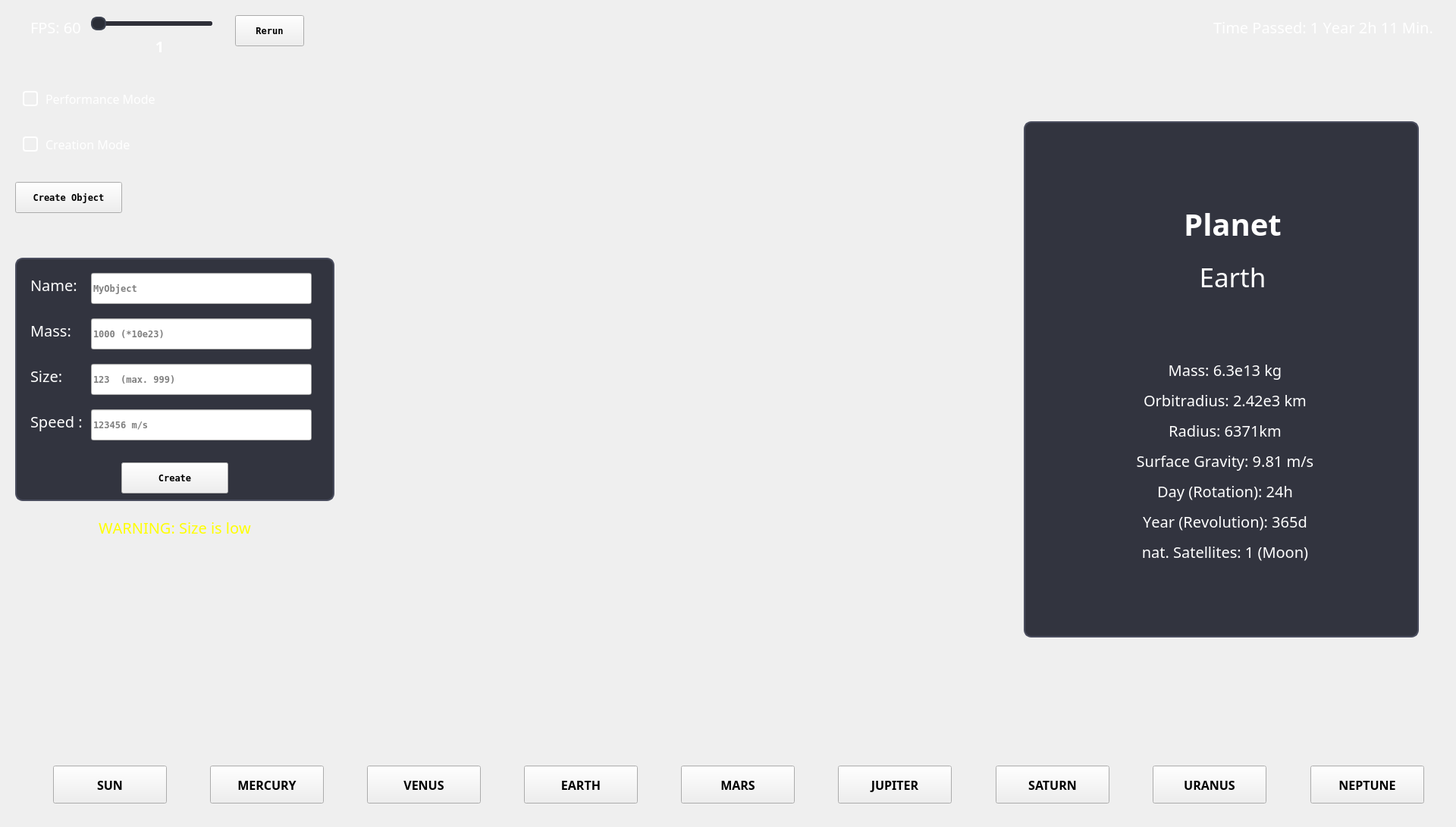
<?xml version="1.0" encoding="UTF-8"?>
<ui version="4.0">
 <class>Overlay</class>
 <widget class="QWidget" name="Overlay">
  <property name="geometry">
   <rect>
    <x>0</x>
    <y>0</y>
    <width>1920</width>
    <height>1091</height>
   </rect>
  </property>
  <property name="font">
   <font>
    <family>Terminal</family>
    <bold>true</bold>
    <underline>false</underline>
   </font>
  </property>
  <property name="windowTitle">
   <string>Form</string>
  </property>
  <widget class="QListView" name="listView">
   <property name="geometry">
    <rect>
     <x>1350</x>
     <y>160</y>
     <width>521</width>
     <height>681</height>
    </rect>
   </property>
   <property name="maximumSize">
    <size>
     <width>16777215</width>
     <height>16777215</height>
    </size>
   </property>
   <property name="sizeIncrement">
    <size>
     <width>0</width>
     <height>0</height>
    </size>
   </property>
   <property name="font">
    <font>
     <family>Inter</family>
     <pointsize>11</pointsize>
     <italic>false</italic>
     <bold>false</bold>
     <underline>false</underline>
    </font>
   </property>
   <property name="styleSheet">
    <string notr="true">QListView {
    background-color: rgba(40, 42, 54, 0.95); /* Slight transparency effect */
    border: 2px solid #4A4D5E;
    border-radius: 10px;
    padding: 6px;
    color: #E3E6EE;
    font: 11pt &quot;Inter&quot;;
    backdrop-filter: blur(10px); /* Smooth glass effect */
}

/* List Items */
QListView::item {
    background-color: transparent;
    padding: 8px;
    border-bottom: 1px solid rgba(100, 110, 130, 0.2); /* Soft dividers */
}

QListView::item:selected {
    background-color: #3D4250; /* Sleek selection effect */
    color: white;
    border: 1px solid #6A6F85;
}

QListView::item:hover {
    background-color: #4A5062;
    color: white;
}</string>
   </property>
  </widget>
  <widget class="QLabel" name="ObjectTypeLabel">
   <property name="geometry">
    <rect>
     <x>1530</x>
     <y>250</y>
     <width>191</width>
     <height>91</height>
    </rect>
   </property>
   <property name="sizePolicy">
    <sizepolicy hsizetype="Expanding" vsizetype="Expanding">
     <horstretch>0</horstretch>
     <verstretch>0</verstretch>
    </sizepolicy>
   </property>
   <property name="baseSize">
    <size>
     <width>-30172</width>
     <height>0</height>
    </size>
   </property>
   <property name="font">
    <font>
     <family>Bahnschrift</family>
     <pointsize>-1</pointsize>
     <italic>false</italic>
     <bold>true</bold>
     <underline>false</underline>
     <strikeout>false</strikeout>
     <kerning>false</kerning>
     <hintingpreference>PreferFullHinting</hintingpreference>
    </font>
   </property>
   <property name="toolTipDuration">
    <number>-1</number>
   </property>
   <property name="styleSheet">
    <string notr="true">QLabel { color: white; font-size: 40px; font-family: Bahnschrift; }</string>
   </property>
   <property name="text">
    <string notr="true">Planet</string>
   </property>
   <property name="alignment">
    <set>Qt::AlignmentFlag::AlignCenter</set>
   </property>
  </widget>
  <widget class="QLabel" name="ObjectAttributeLabel">
   <property name="geometry">
    <rect>
     <x>1370</x>
     <y>450</y>
     <width>491</width>
     <height>451</height>
    </rect>
   </property>
   <property name="sizePolicy">
    <sizepolicy hsizetype="Expanding" vsizetype="Expanding">
     <horstretch>0</horstretch>
     <verstretch>0</verstretch>
    </sizepolicy>
   </property>
   <property name="baseSize">
    <size>
     <width>-30172</width>
     <height>0</height>
    </size>
   </property>
   <property name="font">
    <font>
     <family>Bahnschrift</family>
     <pointsize>-1</pointsize>
     <italic>false</italic>
     <bold>false</bold>
     <underline>false</underline>
     <strikeout>false</strikeout>
     <kerning>false</kerning>
     <hintingpreference>PreferFullHinting</hintingpreference>
    </font>
   </property>
   <property name="toolTipDuration">
    <number>-1</number>
   </property>
   <property name="styleSheet">
    <string notr="true">QLabel { color: white; font-size: 20px; font-family: Bahnschrift; }</string>
   </property>
   <property name="text">
    <string notr="true">&lt;html&gt;&lt;head/&gt;&lt;body&gt;&lt;p&gt;Mass: 6.3e13 kg&lt;/p&gt;&lt;p&gt;Orbitradius: 2.42e3 km&lt;/p&gt;&lt;p&gt;Radius: 6371km&lt;/p&gt;&lt;p&gt;Surface Gravity: 9.81 m/s&lt;/p&gt;&lt;p&gt;Day (Rotation): 24h&lt;/p&gt;&lt;p&gt;Year (Revolution): 365d&lt;/p&gt;&lt;p&gt;nat. Satellites: 1 (Moon)&lt;/p&gt;&lt;p&gt;&lt;br/&gt;&lt;/p&gt;&lt;p&gt;&lt;br/&gt;&lt;/p&gt;&lt;/body&gt;&lt;/html&gt;</string>
   </property>
   <property name="alignment">
    <set>Qt::AlignmentFlag::AlignCenter</set>
   </property>
  </widget>
  <widget class="QLabel" name="ObjectNameLabel">
   <property name="geometry">
    <rect>
     <x>1530</x>
     <y>320</y>
     <width>191</width>
     <height>91</height>
    </rect>
   </property>
   <property name="sizePolicy">
    <sizepolicy hsizetype="Expanding" vsizetype="Expanding">
     <horstretch>0</horstretch>
     <verstretch>0</verstretch>
    </sizepolicy>
   </property>
   <property name="baseSize">
    <size>
     <width>-30172</width>
     <height>0</height>
    </size>
   </property>
   <property name="font">
    <font>
     <family>Bahnschrift</family>
     <pointsize>-1</pointsize>
     <italic>false</italic>
     <bold>false</bold>
     <underline>false</underline>
     <strikeout>false</strikeout>
     <kerning>false</kerning>
     <hintingpreference>PreferFullHinting</hintingpreference>
    </font>
   </property>
   <property name="toolTipDuration">
    <number>-1</number>
   </property>
   <property name="styleSheet">
    <string notr="true">QLabel { color: white; font-size: 35px; font-family: Bahnschrift; }</string>
   </property>
   <property name="text">
    <string notr="true">Earth</string>
   </property>
   <property name="alignment">
    <set>Qt::AlignmentFlag::AlignCenter</set>
   </property>
  </widget>
  <widget class="QSlider" name="timeSlider">
   <property name="geometry">
    <rect>
     <x>120</x>
     <y>20</y>
     <width>160</width>
     <height>22</height>
    </rect>
   </property>
   <property name="styleSheet">
    <string notr="true">QSlider::groove:horizontal {
    background: #2E2F38;  /* Dark, clean base */
    height: 6px;
    border-radius: 3px;
}

QSlider::handle:horizontal {
	background: #2A2D37;
    border: 2px solid #3D4250;
    width: 16px;
    height: 16px;
    margin: -6px 0;
    border-radius: 8px;
    transition: background 0.2s ease-in-out, transform 0.1s ease-in-out;
}

QSlider::handle:horizontal:hover {
    background:#5A5F74;  /* Subtle hover effect */
    transform: scale(1.1); /* Interactive feedback */
}

QSlider::sub-page:horizontal,
QSlider::add-page:horizontal {
    background: #2E2F38; /* Matches groove, no highlight */
    border-radius: 3px;
}</string>
   </property>
   <property name="orientation">
    <enum>Qt::Orientation::Horizontal</enum>
   </property>
  </widget>
  <widget class="QPushButton" name="sunButton">
   <property name="geometry">
    <rect>
     <x>70</x>
     <y>1010</y>
     <width>150</width>
     <height>50</height>
    </rect>
   </property>
   <property name="font">
    <font>
     <family>Bahnschrift</family>
     <pointsize>12</pointsize>
     <italic>false</italic>
     <bold>true</bold>
     <underline>false</underline>
     <strikeout>false</strikeout>
    </font>
   </property>
   <property name="cursor">
    <cursorShape>ArrowCursor</cursorShape>
   </property>
   <property name="styleSheet">
    <string notr="true">QPushButton {
    background-color: #2A2D37; /* Rich dark gray, no flat black */
    color: #E3E6EE; /* Soft off-white text */
    font: bold 12pt &quot;Bahnschrift&quot;;
    border: 2px solid #3D4250; /* Subtle border */
    border-radius: 10px;
    padding: 10px 18px;
    transition: all 0.2s ease-in-out;
    box-shadow: 0px 4px 8px rgba(0, 0, 0, 0.3); /* Subtle depth effect */
}

QPushButton:hover {
    background-color: #343844; /* Slightly lighter on hover */
    border-color: #3D4250;
}

QPushButton:pressed {
    background-color: #1E2028; /* Darker pressed effect */
    border-color: #FFFFFF;
}
@keyframes glowPulse {
    0% { box-shadow: 0px 0px 5px rgba(122, 129, 255, 0.4); }
    50% { box-shadow: 0px 0px 15px rgba(122, 129, 255, 0.7); }
    100% { box-shadow: 0px 0px 5px rgba(122, 129, 255, 0.4); }
}

QPushButton:focus {
    outline: none;
    border: 2px solid #FFFFFF;
    animation: glowPulse 1.5s infinite alternate;
}</string>
   </property>
   <property name="text">
    <string>SUN</string>
   </property>
  </widget>
  <widget class="QPushButton" name="neptuneButton">
   <property name="geometry">
    <rect>
     <x>1728</x>
     <y>1010</y>
     <width>150</width>
     <height>50</height>
    </rect>
   </property>
   <property name="font">
    <font>
     <family>Bahnschrift</family>
     <pointsize>12</pointsize>
     <italic>false</italic>
     <bold>true</bold>
     <underline>false</underline>
     <strikeout>false</strikeout>
     <kerning>false</kerning>
    </font>
   </property>
   <property name="cursor">
    <cursorShape>ArrowCursor</cursorShape>
   </property>
   <property name="styleSheet">
    <string notr="true">QPushButton {
    background-color: #2A2D37; /* Rich dark gray, no flat black */
    color: #E3E6EE; /* Soft off-white text */
    font: bold 12pt &quot;Bahnschrift&quot;;
    border: 2px solid #3D4250; /* Subtle border */
    border-radius: 10px;
    padding: 10px 18px;
    transition: all 0.2s ease-in-out;
    box-shadow: 0px 4px 8px rgba(0, 0, 0, 0.3); /* Subtle depth effect */
}

QPushButton:hover {
    background-color: #343844; /* Slightly lighter on hover */
    border-color: #3D4250;
}

QPushButton:pressed {
    background-color: #1E2028; /* Darker pressed effect */
    border-color: #FFFFFF;
}
@keyframes glowPulse {
    0% { box-shadow: 0px 0px 5px rgba(122, 129, 255, 0.4); }
    50% { box-shadow: 0px 0px 15px rgba(122, 129, 255, 0.7); }
    100% { box-shadow: 0px 0px 5px rgba(122, 129, 255, 0.4); }
}

QPushButton:focus {
    outline: none;
    border: 2px solid #FFFFFF;
    animation: glowPulse 1.5s infinite alternate;
}</string>
   </property>
   <property name="text">
    <string>NEPTUNE</string>
   </property>
  </widget>
  <widget class="QPushButton" name="mercuryButton">
   <property name="geometry">
    <rect>
     <x>277</x>
     <y>1010</y>
     <width>150</width>
     <height>50</height>
    </rect>
   </property>
   <property name="font">
    <font>
     <family>Bahnschrift</family>
     <pointsize>12</pointsize>
     <italic>false</italic>
     <bold>true</bold>
     <underline>false</underline>
     <strikeout>false</strikeout>
    </font>
   </property>
   <property name="cursor">
    <cursorShape>ArrowCursor</cursorShape>
   </property>
   <property name="styleSheet">
    <string notr="true">QPushButton {
    background-color: #2A2D37; /* Rich dark gray, no flat black */
    color: #E3E6EE; /* Soft off-white text */
    font: bold 12pt &quot;Bahnschrift&quot;;
    border: 2px solid #3D4250; /* Subtle border */
    border-radius: 10px;
    padding: 10px 18px;
    transition: all 0.2s ease-in-out;
    box-shadow: 0px 4px 8px rgba(0, 0, 0, 0.3); /* Subtle depth effect */
}

QPushButton:hover {
    background-color: #343844; /* Slightly lighter on hover */
    border-color: #3D4250;
}

QPushButton:pressed {
    background-color: #1E2028; /* Darker pressed effect */
    border-color: #FFFFFF;
}
@keyframes glowPulse {
    0% { box-shadow: 0px 0px 5px rgba(122, 129, 255, 0.4); }
    50% { box-shadow: 0px 0px 15px rgba(122, 129, 255, 0.7); }
    100% { box-shadow: 0px 0px 5px rgba(122, 129, 255, 0.4); }
}

QPushButton:focus {
    outline: none;
    border: 2px solid #FFFFFF;
    animation: glowPulse 1.5s infinite alternate;
}</string>
   </property>
   <property name="text">
    <string>MERCURY</string>
   </property>
  </widget>
  <widget class="QPushButton" name="venusButton">
   <property name="geometry">
    <rect>
     <x>484</x>
     <y>1010</y>
     <width>150</width>
     <height>50</height>
    </rect>
   </property>
   <property name="font">
    <font>
     <family>Bahnschrift</family>
     <pointsize>12</pointsize>
     <italic>false</italic>
     <bold>true</bold>
     <underline>false</underline>
     <strikeout>false</strikeout>
    </font>
   </property>
   <property name="cursor">
    <cursorShape>ArrowCursor</cursorShape>
   </property>
   <property name="styleSheet">
    <string notr="true">QPushButton {
    background-color: #2A2D37; /* Rich dark gray, no flat black */
    color: #E3E6EE; /* Soft off-white text */
    font: bold 12pt &quot;Bahnschrift&quot;;
    border: 2px solid #3D4250; /* Subtle border */
    border-radius: 10px;
    padding: 10px 18px;
    transition: all 0.2s ease-in-out;
    box-shadow: 0px 4px 8px rgba(0, 0, 0, 0.3); /* Subtle depth effect */
}

QPushButton:hover {
    background-color: #343844; /* Slightly lighter on hover */
    border-color: #3D4250;
}

QPushButton:pressed {
    background-color: #1E2028; /* Darker pressed effect */
    border-color: #FFFFFF;
}
@keyframes glowPulse {
    0% { box-shadow: 0px 0px 5px rgba(122, 129, 255, 0.4); }
    50% { box-shadow: 0px 0px 15px rgba(122, 129, 255, 0.7); }
    100% { box-shadow: 0px 0px 5px rgba(122, 129, 255, 0.4); }
}

QPushButton:focus {
    outline: none;
    border: 2px solid #FFFFFF;
    animation: glowPulse 1.5s infinite alternate;
}</string>
   </property>
   <property name="text">
    <string>VENUS</string>
   </property>
  </widget>
  <widget class="QPushButton" name="marsButton">
   <property name="geometry">
    <rect>
     <x>898</x>
     <y>1010</y>
     <width>150</width>
     <height>50</height>
    </rect>
   </property>
   <property name="font">
    <font>
     <family>Bahnschrift</family>
     <pointsize>12</pointsize>
     <italic>false</italic>
     <bold>true</bold>
     <underline>false</underline>
     <strikeout>false</strikeout>
    </font>
   </property>
   <property name="cursor">
    <cursorShape>ArrowCursor</cursorShape>
   </property>
   <property name="styleSheet">
    <string notr="true">QPushButton {
    background-color: #2A2D37; /* Rich dark gray, no flat black */
    color: #E3E6EE; /* Soft off-white text */
    font: bold 12pt &quot;Bahnschrift&quot;;
    border: 2px solid #3D4250; /* Subtle border */
    border-radius: 10px;
    padding: 10px 18px;
    transition: all 0.2s ease-in-out;
    box-shadow: 0px 4px 8px rgba(0, 0, 0, 0.3); /* Subtle depth effect */
}

QPushButton:hover {
    background-color: #343844; /* Slightly lighter on hover */
    border-color: #3D4250;
}

QPushButton:pressed {
    background-color: #1E2028; /* Darker pressed effect */
    border-color: #FFFFFF;
}
@keyframes glowPulse {
    0% { box-shadow: 0px 0px 5px rgba(122, 129, 255, 0.4); }
    50% { box-shadow: 0px 0px 15px rgba(122, 129, 255, 0.7); }
    100% { box-shadow: 0px 0px 5px rgba(122, 129, 255, 0.4); }
}

QPushButton:focus {
    outline: none;
    border: 2px solid #FFFFFF;
    animation: glowPulse 1.5s infinite alternate;
}</string>
   </property>
   <property name="text">
    <string>MARS</string>
   </property>
  </widget>
  <widget class="QPushButton" name="earthButton">
   <property name="geometry">
    <rect>
     <x>691</x>
     <y>1010</y>
     <width>150</width>
     <height>50</height>
    </rect>
   </property>
   <property name="font">
    <font>
     <family>Bahnschrift</family>
     <pointsize>12</pointsize>
     <italic>false</italic>
     <bold>true</bold>
     <underline>false</underline>
     <strikeout>false</strikeout>
    </font>
   </property>
   <property name="cursor">
    <cursorShape>ArrowCursor</cursorShape>
   </property>
   <property name="styleSheet">
    <string notr="true">QPushButton {
    background-color: #2A2D37; /* Rich dark gray, no flat black */
    color: #E3E6EE; /* Soft off-white text */
    font: bold 12pt &quot;Bahnschrift&quot;;
    border: 2px solid #3D4250; /* Subtle border */
    border-radius: 10px;
    padding: 10px 18px;
    transition: all 0.2s ease-in-out;
    box-shadow: 0px 4px 8px rgba(0, 0, 0, 0.3); /* Subtle depth effect */
}

QPushButton:hover {
    background-color: #343844; /* Slightly lighter on hover */
    border-color: #3D4250;
}

QPushButton:pressed {
    background-color: #1E2028; /* Darker pressed effect */
    border-color: #FFFFFF;
}
@keyframes glowPulse {
    0% { box-shadow: 0px 0px 5px rgba(122, 129, 255, 0.4); }
    50% { box-shadow: 0px 0px 15px rgba(122, 129, 255, 0.7); }
    100% { box-shadow: 0px 0px 5px rgba(122, 129, 255, 0.4); }
}

QPushButton:focus {
    outline: none;
    border: 2px solid #FFFFFF;
    animation: glowPulse 1.5s infinite alternate;
}</string>
   </property>
   <property name="text">
    <string>EARTH</string>
   </property>
  </widget>
  <widget class="QPushButton" name="jupiterButton">
   <property name="geometry">
    <rect>
     <x>1105</x>
     <y>1010</y>
     <width>150</width>
     <height>50</height>
    </rect>
   </property>
   <property name="font">
    <font>
     <family>Bahnschrift</family>
     <pointsize>12</pointsize>
     <italic>false</italic>
     <bold>true</bold>
     <underline>false</underline>
     <strikeout>false</strikeout>
    </font>
   </property>
   <property name="cursor">
    <cursorShape>ArrowCursor</cursorShape>
   </property>
   <property name="styleSheet">
    <string notr="true">QPushButton {
    background-color: #2A2D37; /* Rich dark gray, no flat black */
    color: #E3E6EE; /* Soft off-white text */
    font: bold 12pt &quot;Bahnschrift&quot;;
    border: 2px solid #3D4250; /* Subtle border */
    border-radius: 10px;
    padding: 10px 18px;
    transition: all 0.2s ease-in-out;
    box-shadow: 0px 4px 8px rgba(0, 0, 0, 0.3); /* Subtle depth effect */
}

QPushButton:hover {
    background-color: #343844; /* Slightly lighter on hover */
    border-color: #3D4250;
}

QPushButton:pressed {
    background-color: #1E2028; /* Darker pressed effect */
    border-color: #FFFFFF;
}
@keyframes glowPulse {
    0% { box-shadow: 0px 0px 5px rgba(122, 129, 255, 0.4); }
    50% { box-shadow: 0px 0px 15px rgba(122, 129, 255, 0.7); }
    100% { box-shadow: 0px 0px 5px rgba(122, 129, 255, 0.4); }
}

QPushButton:focus {
    outline: none;
    border: 2px solid #FFFFFF;
    animation: glowPulse 1.5s infinite alternate;
}</string>
   </property>
   <property name="text">
    <string>JUPITER</string>
   </property>
  </widget>
  <widget class="QPushButton" name="uranusButton">
   <property name="geometry">
    <rect>
     <x>1520</x>
     <y>1010</y>
     <width>150</width>
     <height>50</height>
    </rect>
   </property>
   <property name="font">
    <font>
     <family>Bahnschrift</family>
     <pointsize>12</pointsize>
     <italic>false</italic>
     <bold>true</bold>
     <underline>false</underline>
     <strikeout>false</strikeout>
    </font>
   </property>
   <property name="cursor">
    <cursorShape>ArrowCursor</cursorShape>
   </property>
   <property name="styleSheet">
    <string notr="true">QPushButton {
    background-color: #2A2D37; /* Rich dark gray, no flat black */
    color: #E3E6EE; /* Soft off-white text */
    font: bold 12pt &quot;Bahnschrift&quot;;
    border: 2px solid #3D4250; /* Subtle border */
    border-radius: 10px;
    padding: 10px 18px;
    transition: all 0.2s ease-in-out;
    box-shadow: 0px 4px 8px rgba(0, 0, 0, 0.3); /* Subtle depth effect */
}

QPushButton:hover {
    background-color: #343844; /* Slightly lighter on hover */
    border-color: #3D4250;
}

QPushButton:pressed {
    background-color: #1E2028; /* Darker pressed effect */
    border-color: #FFFFFF;
}
@keyframes glowPulse {
    0% { box-shadow: 0px 0px 5px rgba(122, 129, 255, 0.4); }
    50% { box-shadow: 0px 0px 15px rgba(122, 129, 255, 0.7); }
    100% { box-shadow: 0px 0px 5px rgba(122, 129, 255, 0.4); }
}

QPushButton:focus {
    outline: none;
    border: 2px solid #FFFFFF;
    animation: glowPulse 1.5s infinite alternate;
}</string>
   </property>
   <property name="text">
    <string>URANUS</string>
   </property>
  </widget>
  <widget class="QPushButton" name="saturnButton">
   <property name="geometry">
    <rect>
     <x>1313</x>
     <y>1010</y>
     <width>150</width>
     <height>50</height>
    </rect>
   </property>
   <property name="font">
    <font>
     <family>Bahnschrift</family>
     <pointsize>12</pointsize>
     <italic>false</italic>
     <bold>true</bold>
     <underline>false</underline>
     <strikeout>false</strikeout>
    </font>
   </property>
   <property name="cursor">
    <cursorShape>ArrowCursor</cursorShape>
   </property>
   <property name="styleSheet">
    <string notr="true">QPushButton {
    background-color: #2A2D37; /* Rich dark gray, no flat black */
    color: #E3E6EE; /* Soft off-white text */
    font: bold 12pt &quot;Bahnschrift&quot;;
    border: 2px solid #3D4250; /* Subtle border */
    border-radius: 10px;
    padding: 10px 18px;
    transition: all 0.2s ease-in-out;
    box-shadow: 0px 4px 8px rgba(0, 0, 0, 0.3); /* Subtle depth effect */
}

QPushButton:hover {
    background-color: #343844; /* Slightly lighter on hover */
    border-color: #3D4250;
}

QPushButton:pressed {
    background-color: #1E2028; /* Darker pressed effect */
    border-color: #FFFFFF;
}
@keyframes glowPulse {
    0% { box-shadow: 0px 0px 5px rgba(122, 129, 255, 0.4); }
    50% { box-shadow: 0px 0px 15px rgba(122, 129, 255, 0.7); }
    100% { box-shadow: 0px 0px 5px rgba(122, 129, 255, 0.4); }
}

QPushButton:focus {
    outline: none;
    border: 2px solid #FFFFFF;
    animation: glowPulse 1.5s infinite alternate;
}</string>
   </property>
   <property name="text">
    <string>SATURN</string>
   </property>
  </widget>
  <widget class="QLabel" name="fps_text">
   <property name="geometry">
    <rect>
     <x>40</x>
     <y>20</y>
     <width>81</width>
     <height>31</height>
    </rect>
   </property>
   <property name="font">
    <font>
     <family>Bahnschrift</family>
     <pointsize>-1</pointsize>
     <bold>false</bold>
     <underline>false</underline>
     <kerning>false</kerning>
    </font>
   </property>
   <property name="styleSheet">
    <string notr="true">QLabel { color: white; font-size: 20px; font-family: Bahnschrift; }</string>
   </property>
   <property name="text">
    <string>FPS: 60</string>
   </property>
  </widget>
  <widget class="QLabel" name="simulation_speed_text">
   <property name="geometry">
    <rect>
     <x>170</x>
     <y>50</y>
     <width>81</width>
     <height>21</height>
    </rect>
   </property>
   <property name="font">
    <font>
     <family>Bahnschrift</family>
     <pointsize>-1</pointsize>
     <bold>true</bold>
     <underline>false</underline>
    </font>
   </property>
   <property name="styleSheet">
    <string notr="true">QLabel { color: white; font-size: 20px; font-family: Bahnschrift; }</string>
   </property>
   <property name="text">
    <string>1</string>
   </property>
   <property name="alignment">
    <set>Qt::AlignmentFlag::AlignCenter</set>
   </property>
  </widget>
  <widget class="QCheckBox" name="PerformanceModeCheckbox">
   <property name="geometry">
    <rect>
     <x>30</x>
     <y>120</y>
     <width>201</width>
     <height>20</height>
    </rect>
   </property>
   <property name="font">
    <font>
     <family>Bahnschrift</family>
     <pointsize>-1</pointsize>
     <bold>false</bold>
     <underline>false</underline>
     <kerning>false</kerning>
    </font>
   </property>
   <property name="styleSheet">
    <string notr="true">QCheckBox {
    spacing: 10px;        /* Abstand zwischen Indicator und Text */
    font-size: 16px;
    color: white;
}

QCheckBox::indicator {
    /* Feste Größe, bleibt immer gleich */
    width: 16px;
    height: 16px;

    /* Weißer Rahmen im Normal‑Zustand */
    border: 2px solid #fff;
    border-radius: 4px;  
    background: transparent;
}

QCheckBox::indicator:hover {
    /* Weißer Rahmen beim Hover */
    border: 2px solid #fff;
}

QCheckBox::indicator:checked {
    /* Klare weiße Füllung anstelle des blauen Häkchens */
    background-color: #fff;
    /* Optional: Rahmen beibehalten für definierten Rand */
    border: 2px solid #fff;
}

QCheckBox::indicator:disabled {
    /* Deaktivierter Zustand bleibt dezent */
    border: 2px solid #ccc;
    background: #f0f0f0;
}
</string>
   </property>
   <property name="text">
    <string>Performance Mode</string>
   </property>
  </widget>
  <widget class="QLabel" name="TimeCounter">
   <property name="geometry">
    <rect>
     <x>1600</x>
     <y>20</y>
     <width>371</width>
     <height>31</height>
    </rect>
   </property>
   <property name="font">
    <font>
     <family>Bahnschrift</family>
     <pointsize>-1</pointsize>
     <bold>false</bold>
     <underline>false</underline>
     <kerning>false</kerning>
    </font>
   </property>
   <property name="styleSheet">
    <string notr="true">QLabel { color: white; font-size: 20px; font-family: Bahnschrift; }</string>
   </property>
   <property name="text">
    <string>Time Passed: 1 Year 2h 11 Min.</string>
   </property>
  </widget>
  <widget class="QPushButton" name="Create_Button">
   <property name="geometry">
    <rect>
     <x>20</x>
     <y>240</y>
     <width>141</width>
     <height>41</height>
    </rect>
   </property>
   <property name="styleSheet">
    <string notr="true">QPushButton {
    background-color: #2A2D37; /* Rich dark gray, no flat black */
    color: #E3E6EE; /* Soft off-white text */
    font: bold 12pt &quot;Bahnschrift&quot;;
    border: 2px solid #3D4250; /* Subtle border */
    border-radius: 10px;
    padding: 10px 18px;
    transition: all 0.2s ease-in-out;
    box-shadow: 0px 4px 8px rgba(0, 0, 0, 0.3); /* Subtle depth effect */
}

QPushButton:hover {
    background-color: #343844; /* Slightly lighter on hover */
    border-color: #3D4250;
}

QPushButton:pressed {
    background-color: #1E2028; /* Darker pressed effect */
    border-color: #FFFFFF;
}
@keyframes glowPulse {
    0% { box-shadow: 0px 0px 5px rgba(122, 129, 255, 0.4); }
    50% { box-shadow: 0px 0px 15px rgba(122, 129, 255, 0.7); }
    100% { box-shadow: 0px 0px 5px rgba(122, 129, 255, 0.4); }
}

QPushButton:focus {
    outline: none;
    border: 2px solid #FFFFFF;
    animation: glowPulse 1.5s infinite alternate;
}</string>
   </property>
   <property name="text">
    <string>Create Object</string>
   </property>
  </widget>
  <widget class="QListView" name="listView_2">
   <property name="geometry">
    <rect>
     <x>20</x>
     <y>340</y>
     <width>421</width>
     <height>321</height>
    </rect>
   </property>
   <property name="maximumSize">
    <size>
     <width>16777215</width>
     <height>16777215</height>
    </size>
   </property>
   <property name="sizeIncrement">
    <size>
     <width>0</width>
     <height>0</height>
    </size>
   </property>
   <property name="font">
    <font>
     <family>Inter</family>
     <pointsize>11</pointsize>
     <italic>false</italic>
     <bold>false</bold>
     <underline>false</underline>
    </font>
   </property>
   <property name="styleSheet">
    <string notr="true">QListView {
    background-color: rgba(40, 42, 54, 0.95); /* Slight transparency effect */
    border: 2px solid #4A4D5E;
    border-radius: 10px;
    padding: 6px;
    color: #E3E6EE;
    font: 11pt &quot;Inter&quot;;
    backdrop-filter: blur(10px); /* Smooth glass effect */
}

/* List Items */
QListView::item {
    background-color: transparent;
    padding: 8px;
    border-bottom: 1px solid rgba(100, 110, 130, 0.2); /* Soft dividers */
}

QListView::item:selected {
    background-color: #3D4250; /* Sleek selection effect */
    color: white;
    border: 1px solid #6A6F85;
}

QListView::item:hover {
    background-color: #4A5062;
    color: white;
}</string>
   </property>
  </widget>
  <widget class="QLabel" name="NameText">
   <property name="geometry">
    <rect>
     <x>40</x>
     <y>360</y>
     <width>81</width>
     <height>31</height>
    </rect>
   </property>
   <property name="font">
    <font>
     <family>Bahnschrift</family>
     <pointsize>-1</pointsize>
     <bold>false</bold>
     <underline>false</underline>
     <kerning>false</kerning>
    </font>
   </property>
   <property name="styleSheet">
    <string notr="true">QLabel { color: white; font-size: 20px; font-family: Bahnschrift; }</string>
   </property>
   <property name="text">
    <string>Name: </string>
   </property>
  </widget>
  <widget class="QLineEdit" name="lineEditName">
   <property name="geometry">
    <rect>
     <x>120</x>
     <y>360</y>
     <width>291</width>
     <height>41</height>
    </rect>
   </property>
   <property name="styleSheet">
    <string notr="true">/* Base appearance */
QLineEdit {
    background-color: #2A2D37;      /* Match button’s rich dark gray */
    color: #E3E6EE;                 /* Soft off-white text */
    font: bold 12pt &quot;Bahnschrift&quot;;  /* Same weight and font family */
    border: 2px solid #3D4250;      /* Subtle matching border */
    border-radius: 10px;            /* Rounded corners */
    padding: 6px 12px;              /* Adjust vertically for line edit */
    transition: all 0.2s ease-in-out;
    box-shadow: inset 0px 2px 4px rgba(0,0,0,0.4); /* Inner depth */
}

/* Hover state */
QLineEdit:hover {
    background-color: #343844;      /* Slightly lighter on hover */
    border-color: #4A4F63;          /* Lift the border hue subtly */
}

/* Focused (active) state */
QLineEdit:focus {
    outline: none;
    border: 2px solid #FFFFFF;      /* Bright border on focus */
    animation: glowPulse 1.5s infinite alternate;
}

/* Disabled state */
QLineEdit:disabled {
    background-color: #1E2028;      /* Darker to indicate non‑editable */
    color: #777A87;                 /* Muted text */
    border-color: #2C2F38;
}

/* Placeholder text styling */
QLineEdit[echoMode=&quot;0&quot;]::placeholder {
    color: #A0A3B1;                 /* Soft gray placeholder */
    font: italic 12pt &quot;Bahnschrift&quot;;
}

/* Keyframes for pulsing glow */
@keyframes glowPulse {
    0%   { box-shadow: inset 0 0 5px rgba(122,129,255,0.4), 0 0 5px rgba(122,129,255,0.4); }
    50%  { box-shadow: inset 0 0 15px rgba(122,129,255,0.7), 0 0 15px rgba(122,129,255,0.7); }
    100% { box-shadow: inset 0 0 5px rgba(122,129,255,0.4), 0 0 5px rgba(122,129,255,0.4); }
}
</string>
   </property>
   <property name="placeholderText">
    <string>MyObject</string>
   </property>
  </widget>
  <widget class="QLabel" name="MassText">
   <property name="geometry">
    <rect>
     <x>40</x>
     <y>420</y>
     <width>81</width>
     <height>31</height>
    </rect>
   </property>
   <property name="font">
    <font>
     <family>Bahnschrift</family>
     <pointsize>-1</pointsize>
     <bold>false</bold>
     <underline>false</underline>
     <kerning>false</kerning>
    </font>
   </property>
   <property name="styleSheet">
    <string notr="true">QLabel { color: white; font-size: 20px; font-family: Bahnschrift; }</string>
   </property>
   <property name="text">
    <string>Mass: </string>
   </property>
  </widget>
  <widget class="QLabel" name="SizeText">
   <property name="geometry">
    <rect>
     <x>40</x>
     <y>480</y>
     <width>81</width>
     <height>31</height>
    </rect>
   </property>
   <property name="font">
    <font>
     <family>Bahnschrift</family>
     <pointsize>-1</pointsize>
     <bold>false</bold>
     <underline>false</underline>
     <kerning>false</kerning>
    </font>
   </property>
   <property name="styleSheet">
    <string notr="true">QLabel { color: white; font-size: 20px; font-family: Bahnschrift; }</string>
   </property>
   <property name="text">
    <string>Size:</string>
   </property>
  </widget>
  <widget class="QPushButton" name="CreateAftertInputButton">
   <property name="geometry">
    <rect>
     <x>160</x>
     <y>610</y>
     <width>141</width>
     <height>41</height>
    </rect>
   </property>
   <property name="styleSheet">
    <string notr="true">QPushButton {
    background-color: #2A2D37; /* Rich dark gray, no flat black */
    color: #E3E6EE; /* Soft off-white text */
    font: bold 12pt &quot;Bahnschrift&quot;;
    border: 2px solid #3D4250; /* Subtle border */
    border-radius: 10px;
    padding: 10px 18px;
    transition: all 0.2s ease-in-out;
    box-shadow: 0px 4px 8px rgba(0, 0, 0, 0.3); /* Subtle depth effect */
}

QPushButton:hover {
    background-color: #343844; /* Slightly lighter on hover */
    border-color: #3D4250;
}

QPushButton:pressed {
    background-color: #1E2028; /* Darker pressed effect */
    border-color: #FFFFFF;
}
@keyframes glowPulse {
    0% { box-shadow: 0px 0px 5px rgba(122, 129, 255, 0.4); }
    50% { box-shadow: 0px 0px 15px rgba(122, 129, 255, 0.7); }
    100% { box-shadow: 0px 0px 5px rgba(122, 129, 255, 0.4); }
}

QPushButton:focus {
    outline: none;
    border: 2px solid #FFFFFF;
    animation: glowPulse 1.5s infinite alternate;
}</string>
   </property>
   <property name="text">
    <string>Create</string>
   </property>
  </widget>
  <widget class="QLabel" name="VelocityText">
   <property name="geometry">
    <rect>
     <x>40</x>
     <y>540</y>
     <width>81</width>
     <height>31</height>
    </rect>
   </property>
   <property name="font">
    <font>
     <family>Bahnschrift</family>
     <pointsize>-1</pointsize>
     <bold>false</bold>
     <underline>false</underline>
     <kerning>false</kerning>
    </font>
   </property>
   <property name="styleSheet">
    <string notr="true">QLabel { color: white; font-size: 20px; font-family: Bahnschrift; }</string>
   </property>
   <property name="text">
    <string>Speed : </string>
   </property>
  </widget>
  <widget class="QCheckBox" name="CreationModeCheckbox">
   <property name="geometry">
    <rect>
     <x>30</x>
     <y>180</y>
     <width>281</width>
     <height>20</height>
    </rect>
   </property>
   <property name="font">
    <font>
     <family>Bahnschrift</family>
     <pointsize>-1</pointsize>
     <bold>false</bold>
     <underline>false</underline>
     <kerning>false</kerning>
    </font>
   </property>
   <property name="styleSheet">
    <string notr="true">QCheckBox {
    spacing: 10px;        /* Abstand zwischen Indicator und Text */
    font-size: 16px;
    color: white;
}

QCheckBox::indicator {
    /* Feste Größe, bleibt immer gleich */
    width: 16px;
    height: 16px;

    /* Weißer Rahmen im Normal‑Zustand */
    border: 2px solid #fff;
    border-radius: 4px;  
    background: transparent;
}

QCheckBox::indicator:hover {
    /* Weißer Rahmen beim Hover */
    border: 2px solid #fff;
}

QCheckBox::indicator:checked {
    /* Klare weiße Füllung anstelle des blauen Häkchens */
    background-color: #fff;
    /* Optional: Rahmen beibehalten für definierten Rand */
    border: 2px solid #fff;
}

QCheckBox::indicator:disabled {
    /* Deaktivierter Zustand bleibt dezent */
    border: 2px solid #ccc;
    background: #f0f0f0;
}
</string>
   </property>
   <property name="text">
    <string>Creation Mode </string>
   </property>
  </widget>
  <widget class="QLineEdit" name="lineEditName_2">
   <property name="geometry">
    <rect>
     <x>120</x>
     <y>420</y>
     <width>291</width>
     <height>41</height>
    </rect>
   </property>
   <property name="styleSheet">
    <string notr="true">/* Base appearance */
QLineEdit {
    background-color: #2A2D37;      /* Match button’s rich dark gray */
    color: #E3E6EE;                 /* Soft off-white text */
    font: bold 12pt &quot;Bahnschrift&quot;;  /* Same weight and font family */
    border: 2px solid #3D4250;      /* Subtle matching border */
    border-radius: 10px;            /* Rounded corners */
    padding: 6px 12px;              /* Adjust vertically for line edit */
    transition: all 0.2s ease-in-out;
    box-shadow: inset 0px 2px 4px rgba(0,0,0,0.4); /* Inner depth */
}

/* Hover state */
QLineEdit:hover {
    background-color: #343844;      /* Slightly lighter on hover */
    border-color: #4A4F63;          /* Lift the border hue subtly */
}

/* Focused (active) state */
QLineEdit:focus {
    outline: none;
    border: 2px solid #FFFFFF;      /* Bright border on focus */
    animation: glowPulse 1.5s infinite alternate;
}

/* Disabled state */
QLineEdit:disabled {
    background-color: #1E2028;      /* Darker to indicate non‑editable */
    color: #777A87;                 /* Muted text */
    border-color: #2C2F38;
}

/* Placeholder text styling */
QLineEdit[echoMode=&quot;0&quot;]::placeholder {
    color: #A0A3B1;                 /* Soft gray placeholder */
    font: italic 12pt &quot;Bahnschrift&quot;;
}

/* Keyframes for pulsing glow */
@keyframes glowPulse {
    0%   { box-shadow: inset 0 0 5px rgba(122,129,255,0.4), 0 0 5px rgba(122,129,255,0.4); }
    50%  { box-shadow: inset 0 0 15px rgba(122,129,255,0.7), 0 0 15px rgba(122,129,255,0.7); }
    100% { box-shadow: inset 0 0 5px rgba(122,129,255,0.4), 0 0 5px rgba(122,129,255,0.4); }
}
</string>
   </property>
   <property name="placeholderText">
    <string>1000 (*10e23)</string>
   </property>
  </widget>
  <widget class="QLineEdit" name="lineEditName_3">
   <property name="geometry">
    <rect>
     <x>120</x>
     <y>480</y>
     <width>291</width>
     <height>41</height>
    </rect>
   </property>
   <property name="styleSheet">
    <string notr="true">/* Base appearance */
QLineEdit {
    background-color: #2A2D37;      /* Match button’s rich dark gray */
    color: #E3E6EE;                 /* Soft off-white text */
    font: bold 12pt &quot;Bahnschrift&quot;;  /* Same weight and font family */
    border: 2px solid #3D4250;      /* Subtle matching border */
    border-radius: 10px;            /* Rounded corners */
    padding: 6px 12px;              /* Adjust vertically for line edit */
    transition: all 0.2s ease-in-out;
    box-shadow: inset 0px 2px 4px rgba(0,0,0,0.4); /* Inner depth */
}

/* Hover state */
QLineEdit:hover {
    background-color: #343844;      /* Slightly lighter on hover */
    border-color: #4A4F63;          /* Lift the border hue subtly */
}

/* Focused (active) state */
QLineEdit:focus {
    outline: none;
    border: 2px solid #FFFFFF;      /* Bright border on focus */
    animation: glowPulse 1.5s infinite alternate;
}

/* Disabled state */
QLineEdit:disabled {
    background-color: #1E2028;      /* Darker to indicate non‑editable */
    color: #777A87;                 /* Muted text */
    border-color: #2C2F38;
}

/* Placeholder text styling */
QLineEdit[echoMode=&quot;0&quot;]::placeholder {
    color: #A0A3B1;                 /* Soft gray placeholder */
    font: italic 12pt &quot;Bahnschrift&quot;;
}

/* Keyframes for pulsing glow */
@keyframes glowPulse {
    0%   { box-shadow: inset 0 0 5px rgba(122,129,255,0.4), 0 0 5px rgba(122,129,255,0.4); }
    50%  { box-shadow: inset 0 0 15px rgba(122,129,255,0.7), 0 0 15px rgba(122,129,255,0.7); }
    100% { box-shadow: inset 0 0 5px rgba(122,129,255,0.4), 0 0 5px rgba(122,129,255,0.4); }
}
</string>
   </property>
   <property name="placeholderText">
    <string>123  (max. 999)</string>
   </property>
  </widget>
  <widget class="QLineEdit" name="lineEditName_4">
   <property name="geometry">
    <rect>
     <x>120</x>
     <y>540</y>
     <width>291</width>
     <height>41</height>
    </rect>
   </property>
   <property name="styleSheet">
    <string notr="true">/* Base appearance */
QLineEdit {
    background-color: #2A2D37;      /* Match button’s rich dark gray */
    color: #E3E6EE;                 /* Soft off-white text */
    font: bold 12pt &quot;Bahnschrift&quot;;  /* Same weight and font family */
    border: 2px solid #3D4250;      /* Subtle matching border */
    border-radius: 10px;            /* Rounded corners */
    padding: 6px 12px;              /* Adjust vertically for line edit */
    transition: all 0.2s ease-in-out;
    box-shadow: inset 0px 2px 4px rgba(0,0,0,0.4); /* Inner depth */
}

/* Hover state */
QLineEdit:hover {
    background-color: #343844;      /* Slightly lighter on hover */
    border-color: #4A4F63;          /* Lift the border hue subtly */
}

/* Focused (active) state */
QLineEdit:focus {
    outline: none;
    border: 2px solid #FFFFFF;      /* Bright border on focus */
    animation: glowPulse 1.5s infinite alternate;
}

/* Disabled state */
QLineEdit:disabled {
    background-color: #1E2028;      /* Darker to indicate non‑editable */
    color: #777A87;                 /* Muted text */
    border-color: #2C2F38;
}

/* Placeholder text styling */
QLineEdit[echoMode=&quot;0&quot;]::placeholder {
    color: #A0A3B1;                 /* Soft gray placeholder */
    font: italic 12pt &quot;Bahnschrift&quot;;
}

/* Keyframes for pulsing glow */
@keyframes glowPulse {
    0%   { box-shadow: inset 0 0 5px rgba(122,129,255,0.4), 0 0 5px rgba(122,129,255,0.4); }
    50%  { box-shadow: inset 0 0 15px rgba(122,129,255,0.7), 0 0 15px rgba(122,129,255,0.7); }
    100% { box-shadow: inset 0 0 5px rgba(122,129,255,0.4), 0 0 5px rgba(122,129,255,0.4); }
}
</string>
   </property>
   <property name="placeholderText">
    <string>123456 m/s </string>
   </property>
  </widget>
  <widget class="QPushButton" name="RerunButton">
   <property name="geometry">
    <rect>
     <x>310</x>
     <y>20</y>
     <width>91</width>
     <height>41</height>
    </rect>
   </property>
   <property name="styleSheet">
    <string notr="true">QPushButton {
    background-color: #2A2D37; /* Rich dark gray, no flat black */
    color: #E3E6EE; /* Soft off-white text */
    font: bold 12pt &quot;Bahnschrift&quot;;
    border: 2px solid #3D4250; /* Subtle border */
    border-radius: 10px;
    padding: 10px 18px;
    transition: all 0.2s ease-in-out;
    box-shadow: 0px 4px 8px rgba(0, 0, 0, 0.3); /* Subtle depth effect */
}

QPushButton:hover {
    background-color: #343844; /* Slightly lighter on hover */
    border-color: #3D4250;
}

QPushButton:pressed {
    background-color: #1E2028; /* Darker pressed effect */
    border-color: #FFFFFF;
}
@keyframes glowPulse {
    0% { box-shadow: 0px 0px 5px rgba(122, 129, 255, 0.4); }
    50% { box-shadow: 0px 0px 15px rgba(122, 129, 255, 0.7); }
    100% { box-shadow: 0px 0px 5px rgba(122, 129, 255, 0.4); }
}

QPushButton:focus {
    outline: none;
    border: 2px solid #FFFFFF;
    animation: glowPulse 1.5s infinite alternate;
}</string>
   </property>
   <property name="text">
    <string>Rerun</string>
   </property>
  </widget>
  <widget class="QLabel" name="WarningText">
   <property name="geometry">
    <rect>
     <x>20</x>
     <y>680</y>
     <width>421</width>
     <height>31</height>
    </rect>
   </property>
   <property name="font">
    <font>
     <family>Bahnschrift</family>
     <pointsize>-1</pointsize>
     <bold>false</bold>
     <underline>false</underline>
     <kerning>false</kerning>
    </font>
   </property>
   <property name="styleSheet">
    <string notr="true">QLabel { color: yellow; font-size: 20px; font-family: Bahnschrift; }</string>
   </property>
   <property name="text">
    <string>WARNING: Size is low</string>
   </property>
   <property name="alignment">
    <set>Qt::AlignmentFlag::AlignCenter</set>
   </property>
  </widget>
 </widget>
 <resources/>
 <connections/>
</ui>
